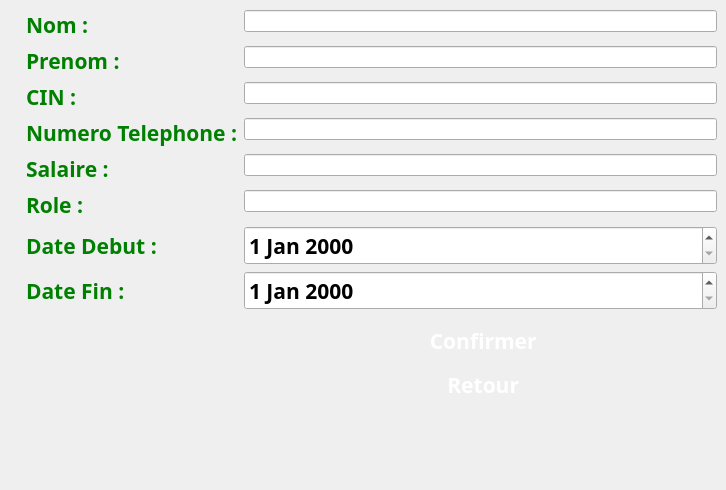
    <widget class="QWidget" name="page_12">
     <widget class="QWidget" name="layoutWidget">
      <property name="geometry">
       <rect>
        <x>26</x>
        <y>10</y>
        <width>691</width>
        <height>471</height>
       </rect>
      </property>
      <layout class="QFormLayout" name="formLayout">
       <item row="0" column="0">
        <widget class="QLabel" name="label_20">
         <property name="font">
          <font>
           <family>MV Boli</family>
           <pointsize>16</pointsize>
           <weight>75</weight>
           <bold>true</bold>
          </font>
         </property>
         <property name="styleSheet">
          <string notr="true">color:green;</string>
         </property>
         <property name="text">
          <string>Nom :</string>
         </property>
        </widget>
       </item>
       <item row="0" column="1">
        <widget class="QLineEdit" name="nom"/>
       </item>
       <item row="1" column="0">
        <widget class="QLabel" name="label_21">
         <property name="font">
          <font>
           <family>MV Boli</family>
           <pointsize>16</pointsize>
           <weight>75</weight>
           <bold>true</bold>
          </font>
         </property>
         <property name="styleSheet">
          <string notr="true">color:green;</string>
         </property>
         <property name="text">
          <string>Prenom :</string>
         </property>
        </widget>
       </item>
       <item row="1" column="1">
        <widget class="QLineEdit" name="prenom"/>
       </item>
       <item row="2" column="0">
        <widget class="QLabel" name="label_22">
         <property name="font">
          <font>
           <family>MV Boli</family>
           <pointsize>16</pointsize>
           <weight>75</weight>
           <bold>true</bold>
          </font>
         </property>
         <property name="styleSheet">
          <string notr="true">color:green;</string>
         </property>
         <property name="text">
          <string>CIN :</string>
         </property>
        </widget>
       </item>
       <item row="2" column="1">
        <widget class="QLineEdit" name="cin"/>
       </item>
       <item row="3" column="0">
        <widget class="QLabel" name="label_23">
         <property name="font">
          <font>
           <family>MV Boli</family>
           <pointsize>16</pointsize>
           <weight>75</weight>
           <bold>true</bold>
          </font>
         </property>
         <property name="styleSheet">
          <string notr="true">color:green;</string>
         </property>
         <property name="text">
          <string>Numero Telephone :</string>
         </property>
        </widget>
       </item>
       <item row="3" column="1">
        <widget class="QLineEdit" name="num"/>
       </item>
       <item row="4" column="0">
        <widget class="QLabel" name="label_24">
         <property name="font">
          <font>
           <family>MV Boli</family>
           <pointsize>16</pointsize>
           <weight>75</weight>
           <bold>true</bold>
          </font>
         </property>
         <property name="styleSheet">
          <string notr="true">color:green;</string>
         </property>
         <property name="text">
          <string>Salaire :</string>
         </property>
        </widget>
       </item>
       <item row="4" column="1">
        <widget class="QLineEdit" name="salaire"/>
       </item>
       <item row="5" column="0">
        <widget class="QLabel" name="label_25">
         <property name="font">
          <font>
           <family>MV Boli</family>
           <pointsize>16</pointsize>
           <weight>75</weight>
           <bold>true</bold>
          </font>
         </property>
         <property name="styleSheet">
          <string notr="true">color:green;</string>
         </property>
         <property name="text">
          <string>Role :</string>
         </property>
        </widget>
       </item>
       <item row="5" column="1">
        <widget class="QLineEdit" name="role_7"/>
       </item>
       <item row="6" column="0">
        <widget class="QLabel" name="label_26">
         <property name="font">
          <font>
           <family>MV Boli</family>
           <pointsize>16</pointsize>
           <weight>75</weight>
           <bold>true</bold>
          </font>
         </property>
         <property name="styleSheet">
          <string notr="true">color:green;</string>
         </property>
         <property name="text">
          <string>Date Debut :</string>
         </property>
        </widget>
       </item>
       <item row="6" column="1">
        <widget class="QDateEdit" name="dbt">
         <property name="font">
          <font>
           <family>MV Boli</family>
           <pointsize>16</pointsize>
           <weight>75</weight>
           <bold>true</bold>
          </font>
         </property>
        </widget>
       </item>
       <item row="7" column="0">
        <widget class="QLabel" name="label_27">
         <property name="font">
          <font>
           <family>MV Boli</family>
           <pointsize>16</pointsize>
           <weight>75</weight>
           <bold>true</bold>
          </font>
         </property>
         <property name="styleSheet">
          <string notr="true">color:green;</string>
         </property>
         <property name="text">
          <string>Date Fin :</string>
         </property>
        </widget>
       </item>
       <item row="7" column="1">
        <widget class="QDateEdit" name="dbf">
         <property name="font">
          <font>
           <family>MV Boli</family>
           <pointsize>16</pointsize>
           <weight>75</weight>
           <bold>true</bold>
          </font>
         </property>
        </widget>
       </item>
       <item row="8" column="1">
        <layout class="QHBoxLayout" name="horizontalLayout_17"/>
       </item>
       <item row="9" column="1">
        <widget class="QPushButton" name="pushButton_49">
         <property name="font">
          <font>
           <family>MV Boli</family>
           <pointsize>16</pointsize>
           <weight>75</weight>
           <bold>true</bold>
          </font>
         </property>
         <property name="styleSheet">
          <string notr="true">color:white;</string>
         </property>
         <property name="text">
          <string> Confirmer</string>
         </property>
         <property name="icon">
          <iconset resource="resources.qrc">
           <normaloff>:/img/resources/yes.png</normaloff>:/img/resources/yes.png</iconset>
         </property>
         <property name="flat">
          <bool>true</bool>
         </property>
        </widget>
       </item>
       <item row="10" column="1">
        <widget class="QPushButton" name="pushButton_50">
         <property name="font">
          <font>
           <family>MV Boli</family>
           <pointsize>16</pointsize>
           <weight>75</weight>
           <bold>true</bold>
          </font>
         </property>
         <property name="styleSheet">
          <string notr="true">color:white;</string>
         </property>
         <property name="text">
          <string> Retour</string>
         </property>
         <property name="icon">
          <iconset resource="resources.qrc">
           <normaloff>:/img/resources/cancel.png</normaloff>:/img/resources/cancel.png</iconset>
         </property>
         <property name="flat">
          <bool>true</bool>
         </property>
        </widget>
       </item>
      </layout>
     </widget>
     <widget class="QLabel" name="image">
      <property name="geometry">
       <rect>
        <x>40</x>
        <y>320</y>
        <width>231</width>
        <height>141</height>
       </rect>
      </property>
      <property name="text">
       <string/>
      </property>
     </widget>
    </widget>
